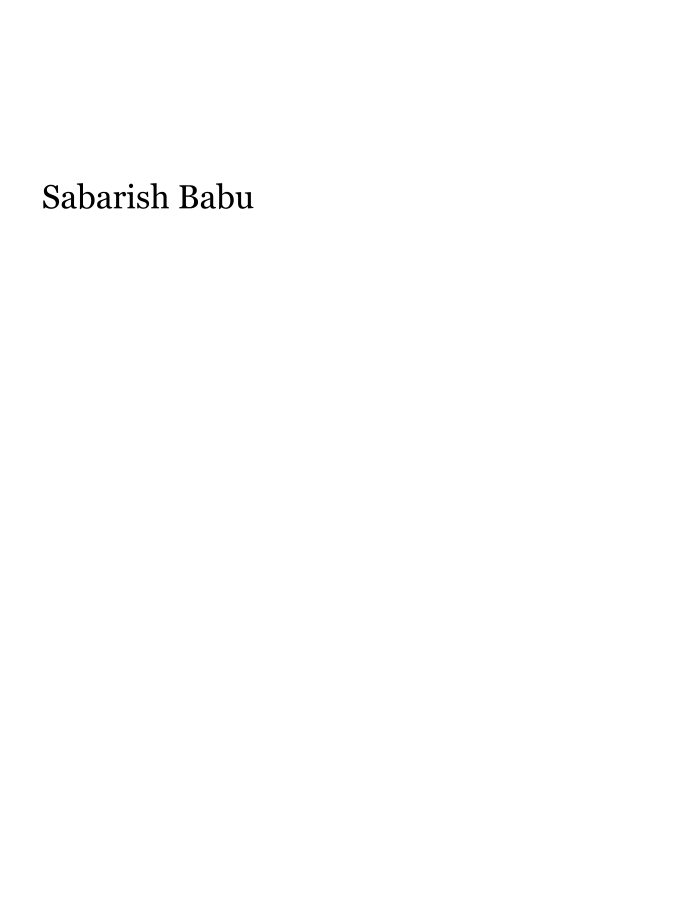

This chart was generated by the following Python code:
# Integration of text and image examples, rendering to PDF
# Brygg Ullmer, Clemson University
# Begun 2021-09-22

# https://zetcode.com/gfx/pycairo/backends/
# https://zetcode.com/gfx/pycairo/images/

from PIL import Image
import cairo
import socDb

def name2image(name):
  lowerName = name.lower()
  name2     = lowerName.replace(' ', '_')
  result    = "images/soc/%s.jpg" % name2
  return result

def main():

  soc = socDb.socDb()
  hccFaculty = soc.getFacultyByDivision('HCC')

  print("hccFaculty:", str(hccFaculty))

  ps = cairo.PDFSurface("exCairo5.pdf", 504, 648)
  cr = cairo.Context(ps)

  cr.set_source_rgb(0, 0, 0)
  #cr.select_font_face("Futura Bk BT")
  cr.select_font_face("Georgia", cairo.FONT_SLANT_NORMAL,
                                 cairo.FONT_WEIGHT_NORMAL)
  cr.set_font_size(24)

  xImg = 10;  xText = 30
  ypos = 150; yx = 30  
  for faculty in hccFaculty:
    cr.move_to(xText, ypos)
    cr.show_text(faculty); ypos += yx

    imgSurf = cairo.ImageSurface.create_from_png(name2image(faculty))
    cr.set_source_surface(imgSurf, xImg, ypos)
    cr.paint()

  cr.show_page()
      
      
if __name__ == "__main__":    
  main()

### end ###
